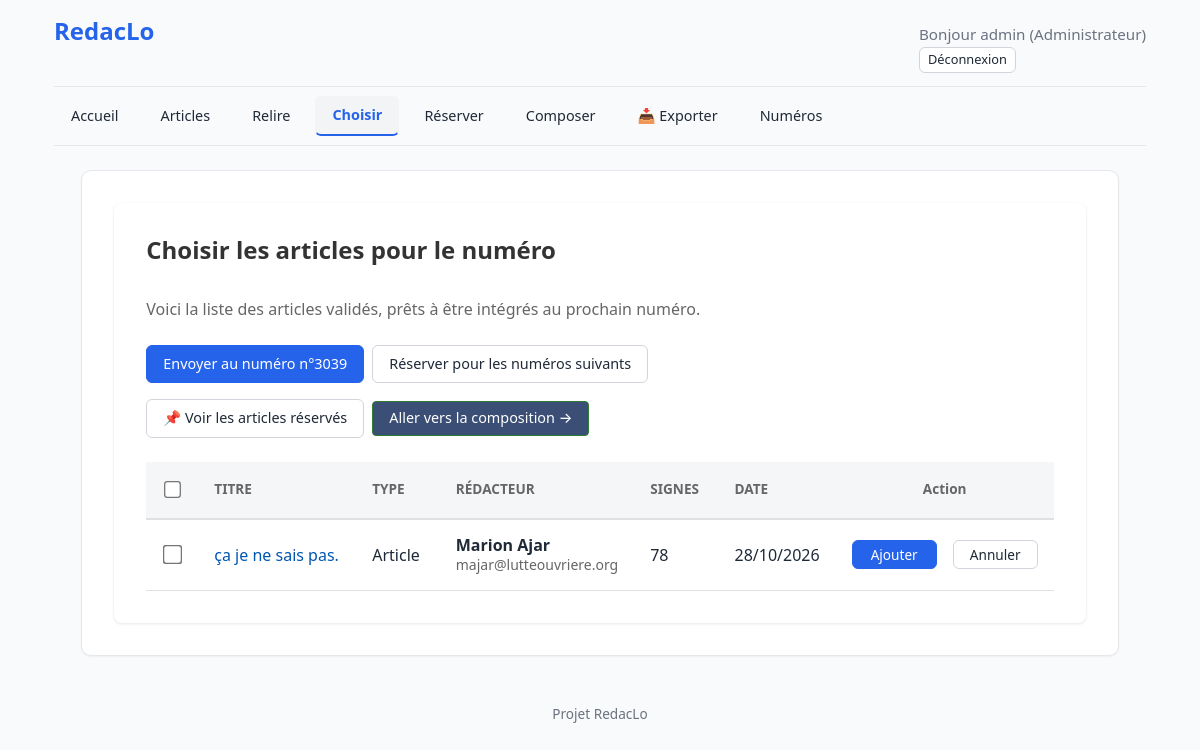
/publications/choisir/ (signed in), run on an earlier commit of the app's database.
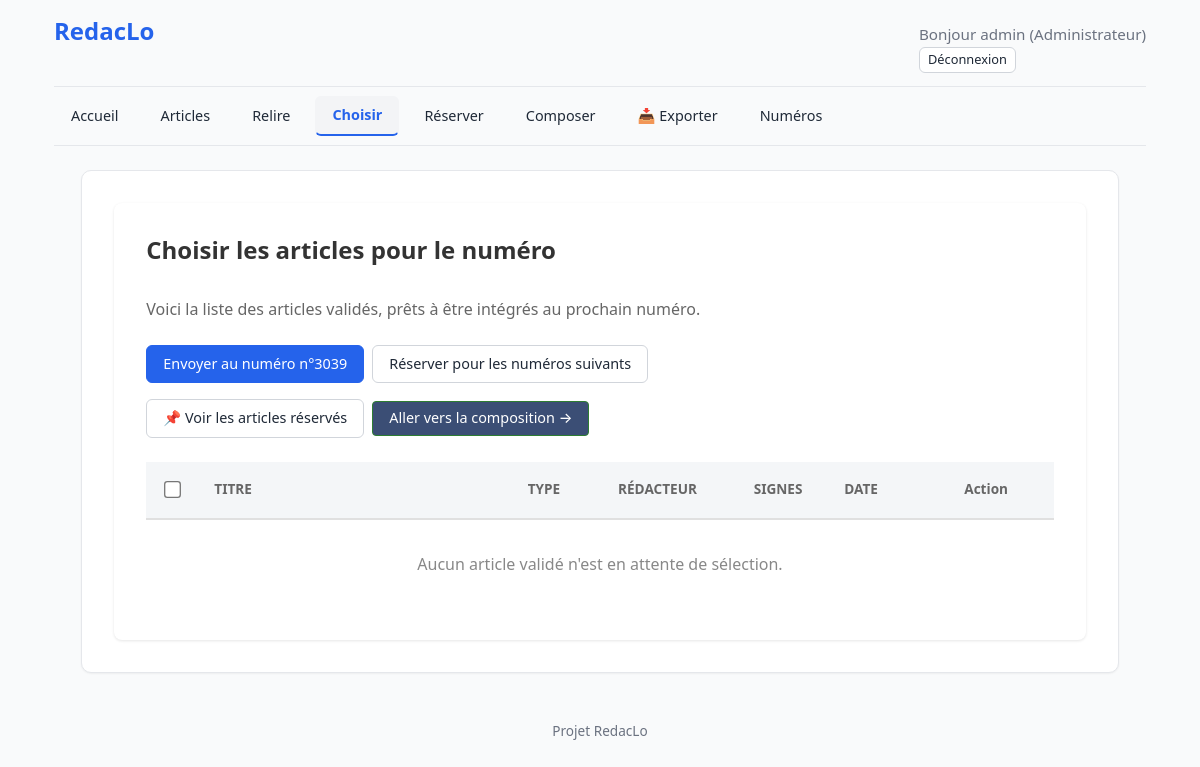
And on a later commit of the database.
### articles/models.py (models this page shows, shortened)
class Article(models.Model):
    STATUTS = [
        ("brouillon", "Brouillon"),
        ("soumis", "Soumis"),
        ("en_relecture", "En relecture"),
        ("relu", "Relu"),
        ("revisions_demandees", "Révisions demandées"),
        ("valide", "Validé"),
        ("rejete", "Rejeté"),
        ("publie", "Publié"),
    ]
    STATUTS_SELECTION = [
        ("a_choisir", "À choisir pour le numéro"),
        ("disponible", "Disponible (dans le vivier)"),
        ("reserve", "Réservé (marronnier)"),
        ("utilise", "Utilisé (placé)"),
    ]
    TYPES_ARTICLE = [
        ("article", "Article"),
        ("breve", "Brève"),
        ("echo", "Écho"),
        ("courrier", "Courrier des lecteurs"),
        ("article_editorial", "Éditorial"),
    ]
    titre = models.CharField(max_length=200, help_text="Titre principal de l'article.")
    sur_titre = models.CharField(max_length=200, blank=True, help_text="Sur-titre de l'article.")
    type_article = models.CharField(max_length=20, choices=TYPES_ARTICLE, default="article", verbose_name="Type d'article")
    redacteur = models.ForeignKey(
        settings.AUTH_USER_MODEL,
        on_delete=models.CASCADE,
        related_name="articles_rediges",
        verbose_name="Rédacteur"
    )
    contenu = models.TextField()
    statut = models.CharField(max_length=20, choices=STATUTS, default="brouillon")
    rubrique = models.ForeignKey(
        "publications.Rubrique",
        on_delete=models.SET_NULL,
        null=True,
        blank=True,
        related_name="articles"
    )
    statut_selection = models.CharField(max_length=20, choices=STATUTS_SELECTION, default="a_choisir")
    date_creation = models.DateTimeField(auto_now_add=True)
    date_modification = models.DateTimeField(auto_now=True)
    version_reference = models.ForeignKey(
        "ArticleVersion",
        on_delete=models.SET_NULL,
        null=True,
        blank=True,
        related_name="+"
    )
    valide_1_par = models.ForeignKey(
        settings.AUTH_USER_MODEL,
        on_delete=models.SET_NULL,
        null=True,
        blank=True,
        related_name="articles_valides_1",
        verbose_name="Premier validateur"
    )
    valide_2_par = models.ForeignKey(
        settings.AUTH_USER_MODEL,
        on_delete=models.SET_NULL,
        null=True,
        blank=True,
        related_name="articles_valides_2",
        verbose_name="Second validateur"
    )
    valide_1_mandataire = models.ForeignKey(
        settings.AUTH_USER_MODEL,
        on_delete=models.SET_NULL,
        null=True,
        blank=True,
        related_name="articles_mandates_1",
        verbose_name="Premier validateur (mandataire)"
    )
    valide_2_mandataire = models.ForeignKey(
        settings.AUTH_USER_MODEL,
        on_delete=models.SET_NULL,
        null=True,
        blank=True,
        related_name="articles_mandates_2",
        verbose_name="Second validateur (mandataire)"
    )
    numero_reserve = models.ForeignKey(
        'publications.Publication',
        on_delete=models.SET_NULL,
        null=True,
        blank=True,
        related_name='articles_reserves',
        verbose_name="Réservé pour le numéro"
    )
    def version_courante(self):
        return self.versions.order_by("-numero").first()

class ArticleVersion(models.Model):
    TYPES = [
        ("redacteur", "Rédacteur"),
        ("relecture", "Relecture"),
    ]
    STATUTS = [
        ("brouillon", "Brouillon"),
        ("soumise", "Soumise (à valider)"),
        ("validee", "Validée"),
        ("rejetee", "Rejetée"),
        ("archivee", "Archivée (traitée)"),
    ]
    AVIS_CHOICES = [
        ("favorable", "Favorable"),
        ("defavorable", "Défavorable"),
    ]
    avis_relecteur = models.CharField(
        max_length=20,
        choices=AVIS_CHOICES,
        blank=True,
        null=True,
        verbose_name="Avis du relecteur"
    )
    article = models.ForeignKey(
        Article,
        on_delete=models.CASCADE,
        related_name="versions",
    )
    parent = models.ForeignKey(
        "self",
        on_delete=models.SET_NULL,
        null=True,
        blank=True,
        related_name="enfants",
    )
    numero = models.PositiveIntegerField(default=1)
    type = models.CharField(max_length=20, choices=TYPES, default="redacteur")
    contenu = models.TextField()
    modifie_par = models.ForeignKey(
        settings.AUTH_USER_MODEL,
        on_delete=models.SET_NULL,
        null=True,
        blank=True,
        related_name="versions_modifiees",
        verbose_name="Modifié par"
    )
    commentaire = models.TextField(blank=True)
    statut = models.CharField(
        max_length=20,
        choices=STATUTS,
        default="brouillon",
    )
    commentaire_validation = models.TextField(
        blank=True,
        help_text="Commentaire de l'éditeur en cas de rejet.",
    )
    date = models.DateTimeField(auto_now_add=True)
    class Meta:
        ordering = ["-date"]
    def nombre_signes(self):
        import re
        texte = re.sub(r"\s+", " ", self.contenu).strip()
        return len(texte)

### accounts/models.py (models this page shows, shortened)
class User(AbstractUser):
    ROLES = [
        ("admin", "Administrateur"),
        ("editeur", "Éditeur"),
        ("membre_redaction", "Membre de la rédaction"),
        ("redacteur", "Rédacteur"),
    ]
    COULEURS = [
        ("bleu", "Bleu"), ("violet", "Violet"), ("gris", "Gris ardoise"),
        ("marine", "Bleu marine"), ("orangefonce", "Orange foncé"),
        ("marron", "Marron"), ("rouge", "Rouge"), ("vert", "Vert"),
    ]
    role = models.CharField(max_length=20, choices=ROLES, default="redacteur")
    couleur = models.CharField(max_length=20, choices=COULEURS, default="bleu")
    signature_defaut = models.CharField(
        max_length=100,
        blank=True,
        help_text="Ex: 'Correspondant LO'. Laisser vide pour utiliser le Prénom Nom."
    )
    couleur = models.CharField(
        max_length=20,
        choices=COULEURS,
        default="bleu",
        help_text="Couleur utilisée pour ses annotations dans les articles.",
    )
    def get_signature(self):
        if self.signature_defaut:
            return self.signature_defaut
        if self.get_full_name():
            return self.get_full_name()
        return self.username

### publications/views/selection.py (the view, shortened to what this page needs)
# urls.py: path("choisir/", views.choisir, name="choisir"),
@role_required("editeur", "admin")
def choisir(request):
    articles = Article.objects.filter(
        statut="valide",
        statut_selection="a_choisir"
    ).order_by('-date_modification')
    paginator = Paginator(articles, 20)
    page_obj = paginator.get_page(request.GET.get('page', 1))
    numero_en_cours = Publication.objects.filter(statut="en_cours").first()
    return render(request, "publications/choisir.html", {
        'articles': page_obj.object_list,
        'page_obj': page_obj,
        'numero_en_cours': numero_en_cours,
    })

### core/context_processors.py (called while the page is built)
def notifications_non_lues(request):
    if not request.user.is_authenticated:
        return {"notifications_non_lues": 0}
    count = Notification.objects.filter(
        destinataire=request.user,
        lue=False,
    ).count()
    return {"notifications_non_lues": count}

### templates/publications/choisir.html (shortened to what the changed rows need)
{% extends "base.html" %}
{% load url_utils %}
{% load static %}
{% block contenu %}
<div style="background: white; padding: 2rem; border-radius: 8px; box-shadow: 0 1px 3px rgba(0,0,0,0.1); width: 100%; box-sizing: border-box;">
    <div style="display: flex; justify-content: space-between; align-items: center; margin-bottom: 2rem;">
        <h1 style="margin: 0; font-size: 1.5rem; color: #333;">Choisir les articles pour le numéro</h1>
    </div>
    <form method="post">
        <table class="table-responsive-cards" style="width: 100%; border-collapse: collapse; text-align: left;">
            <thead style="background-color: #f4f6f8; border-bottom: 2px solid #e0e0e0;">
                <tr>
                    <th style="width: 5%; padding: 1rem; text-align: center;">
                        <input type="checkbox" id="select-all-choisir" onclick="toggleAll(this)" style="transform: scale(1.3); cursor: pointer;" title="Tout sélectionner">
                    </th>
                    <th style="width: 35%; padding: 1rem; font-size: 0.85rem; color: #666; font-weight: 600; text-transform: uppercase;">Titre</th>
                    <th style="width: 10%; padding: 1rem; font-size: 0.85rem; color: #666; font-weight: 600; text-transform: uppercase;">Type</th>
                    <th style="width: 15%; padding: 1rem; font-size: 0.85rem; color: #666; font-weight: 600; text-transform: uppercase;">Rédacteur</th>
                    <th style="width: 10%; padding: 1rem; font-size: 0.85rem; color: #666; font-weight: 600; text-transform: uppercase;">Signes</th>
                    <th style="width: 10%; padding: 1rem; font-size: 0.85rem; color: #666; font-weight: 600; text-transform: uppercase;">Date</th>
                    <th style="width: 15%; padding: 1rem; font-size: 0.85rem; color: #666; font-weight: 600; text-align: center;">Action</th>
                </tr>
            </thead>
            <tbody>
                {% for article in articles %}
                <tr style="border-bottom: 1px solid #e0e0e0;">
                    <td style="padding: 1rem; text-align: center;">
                        <input type="checkbox" name="article_ids" value="{{ article.pk }}" style="transform: scale(1.5);">
                    </td>
                    <td data-label="Titre" style="padding: 1rem;">
                        <a href="{% url 'articles:detail_article' article.pk %}" style="color: #0056b3; text-decoration: none; font-weight: 500;">
                            {{ article.titre }}
                        </a>
                    </td>
                    <td data-label="Type" style="padding: 1rem;">
                        {{ article.get_type_article_display }}
                    </td>
                    <td data-label="Rédacteur" style="padding: 1rem; line-height: 1.2;">
                        <strong>{{ article.redacteur.get_signature }}</strong>
                        <br>
                        <small style="color: #666;">{{ article.redacteur.email }}</small>
                    </td>
                    <td data-label="Signes" style="padding: 1rem;">
                        {{ article.version_courante.nombre_signes|default:0 }}
                    </td>
                    <td data-label="Date" style="padding: 1rem;">
                        {{ article.date_modification|date:"d/m/Y" }}
                    </td>
                    <td data-label="Action" style="padding: 1rem;">
                        <div style="display: flex; gap: 0.5rem; justify-content: center; align-items: center;">
                            <button type="submit" form="form-ajouter-{{ article.pk }}" class="btn btn-sm btn-primary" style="width: 85px; display: flex; justify-content: center; align-items: center;">
                                Ajouter
                            </button>
                            <button type="submit" form="form-annuler-{{ article.pk }}" class="btn btn-sm btn-secondary" style="width: 85px; display: flex; justify-content: center; align-items: center;">
                                Annuler
                            </button>
                        </div>
                    </td>
                </tr>
                {% empty %}
                <tr>
                    <td colspan="7" style="text-align: center; padding: 2rem; color: #888;">
                        Aucun article validé n'est en attente de sélection.
                    </td>
                </tr>
                {% endfor %}
            </tbody>
        </table>
    </form>
</div>
{% endblock %}

What changed in the data, as far as the page shows it:
no longer on this page (row edited): Article: titre "ça je ne sais pas.", type_article "Article", redacteur.get_signature "Marion Ajar", redacteur.email "majar@lutteouvriere.org", version_courante.nombre_signes "78", date_modification "28/10/2026"
Also different on the page:
text now shown: "Aucun article validé n'est en attente de sélection."
